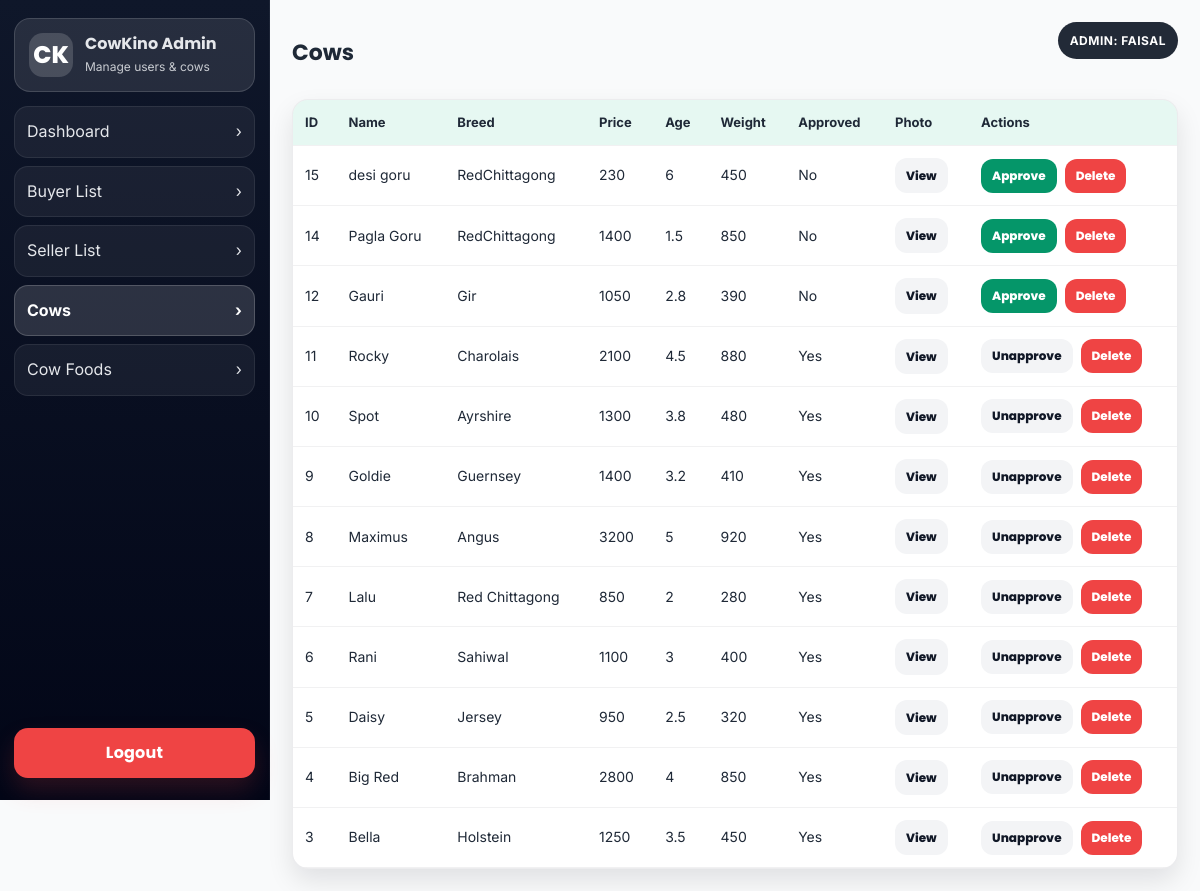
/admin/cows.php (signed in), run on the app's committed database.
### tables this page shows
CREATE TABLE `cows` (
  `name` varchar(20) NOT NULL,
  `id` int(11) NOT NULL,
  `price` int(20) NOT NULL,
  `breed` varchar(20) NOT NULL,
  `age` float NOT NULL,
  `weight` int(5) NOT NULL,
  `photo_url` varchar(150) NOT NULL,
  `description` varchar(500) NOT NULL,
  `is_approved` tinyint(1) NOT NULL DEFAULT 0
);

### model/admin.php (called while the page is built, shortened)
<?php
require_once __DIR__ . '/DataBase.php';
function AdminGetCows()
{
    global $conn;
    $result = mysqli_query($conn, "SELECT * FROM cows ORDER BY id DESC");
    $cows = [];
    while ($row = mysqli_fetch_assoc($result)) {
        $cows[] = $row;
    }
    return $cows;
}

### admin/cows.php (the view, shortened to what this page needs)
<?php
require_once '../model/admin.php';
$cows = AdminGetCows();
?>
<?php include 'layout/header.php'; ?>
<div class="app">
  <?php include 'layout/sidebar.php'; ?>
  <div class="main">
    <div class="topbar">
      <h1>Cows</h1>
      <div class="badge">Admin: <?= htmlspecialchars($_SESSION['user_name']) ?></div>
    </div>
    <div class="table-wrap">
      <table>
        <thead>
          <tr>
            <th>ID</th>
            <th>Name</th>
            <th>Breed</th>
            <th>Price</th>
            <th>Age</th>
            <th>Weight</th>
            <th>Approved</th>
            <th>Photo</th>
            <th>Actions</th>
          </tr>
        </thead>
        <tbody>
        <?php foreach ($cows as $c): ?>
          <tr>
            <td><?= (int)$c['id'] ?></td>
            <td><?= htmlspecialchars($c['name']) ?></td>
            <td><?= htmlspecialchars($c['breed']) ?></td>
            <td><?= htmlspecialchars((string)$c['price']) ?></td>
            <td><?= htmlspecialchars((string)$c['age']) ?></td>
            <td><?= htmlspecialchars((string)$c['weight']) ?></td>
            <td><?= ((int)$c['is_approved'] === 1) ? 'Yes' : 'No' ?></td>
            <td>
              <?php if (!empty($c['photo_url'])): ?>
                <a class="btn btn-ghost" target="_blank" href="../upload/<?= htmlspecialchars($c['photo_url']) ?>">View</a>
              <?php endif; ?>
            </td>
            <td>
              <div class="actions">
                <?php if ((int)$c['is_approved'] === 1): ?>
                  <form method="POST" style="margin:0;">
                    <button class="btn btn-ghost" type="submit">Unapprove</button>
                  </form>
                <?php else: ?>
                  <form method="POST" style="margin:0;">
                    <button class="btn btn-primary" type="submit">Approve</button>
                  </form>
                <?php endif; ?>
                <form method="POST" style="margin:0;" onsubmit="return confirm('Delete this cow listing?');">
                  <button class="btn btn-danger" type="submit">Delete</button>
                </form>
              </div>
            </td>
          </tr>
        <?php endforeach; ?>
        </tbody>
      </table>
    </div>
  </div>
</div>
<?php include 'layout/footer.php'; ?>

### Asset/style/style.css (style rules this page uses)
:root { --primary: #10B981; --primary-dark: #059669; --secondary: #1F2937; --accent: #F59E0B; --light-bg: #F9FAFB; --white: #FFFFFF; --text-gray: #6B7280; --container-width: 1200px; --radius: 12px; --shadow-sm: 0 1px 3px rgba(0,0,0,0.1); --shadow-md: 0 4px 6px -1px rgba(0,0,0,0.1), 0 2px 4px -1px rgba(0,0,0,0.06); --shadow-hover: 0 10px 15px -3px rgba(0,0,0,0.1), 0 4px 6px -2px rgba(0,0,0,0.05); }
* { margin: 0; padding: 0; box-sizing: border-box; }
body { font-family: 'Inter', sans-serif; color: var(--secondary); line-height: 1.6; background-color: var(--light-bg); overflow-x: hidden; }
a { text-decoration: none; color: inherit; transition: 0.3s; }
.btn { padding: 0.6rem 1.25rem; border-radius: 50px; font-weight: 600; cursor: pointer; border: none; font-size: 0.95rem; display: inline-flex; align-items: center; gap: 0.5rem; }
.btn-primary { background: var(--primary); color: white; }
.badge { background: var(--accent); color: var(--secondary); padding: 0.3rem 0.8rem; border-radius: 4px; font-weight: 700; font-size: 0.8rem; text-transform: uppercase; letter-spacing: 0.5px; display: inline-block; margin-bottom: 1.5rem; }
* { word-wrap: break-word; }
button, .btn, a.btn, input[type="submit"] { touch-action: manipulation; }

### admin/assets/admin.css (style rules this page uses)
:root { --ck-primary: var(--primary, #10B981); --ck-primary-dark: var(--primary-dark, #059669); --ck-bg: var(--light-bg, #F9FAFB); --ck-text: var(--secondary, #1F2937); --ck-muted: var(--text-gray, #6B7280); --ck-white: var(--white, #FFFFFF); --ck-radius: var(--radius, 12px); --ck-shadow: var(--shadow-md, 0 4px 6px -1px rgba(0,0,0,0.1), 0 2px 4px -1px rgba(0,0,0,0.06)); --ck-admin-bg: #0b1220; --ck-admin-card: #ffffff; --ck-admin-border: rgba(17,24,39,.08); --ck-admin-sidebar: linear-gradient(180deg, #0f172a, #020617); --ck-admin-sidebarText: #e5e7eb; --ck-admin-sidebarHover: rgba(255,255,255,.12); --ck-admin-shadow: 0 12px 26px rgba(2,6,23,.10); }
* { box-sizing:border-box; }
body { margin:0; font-family:'Inter', system-ui, -apple-system, Segoe UI, Roboto, Arial, sans-serif; background: var(--ck-bg); color: var(--ck-text); }
a { text-decoration:none; color:inherit; }
.app { display:flex; min-height:100vh; }
.main { flex:1; padding: 22px; }
.topbar { display:flex; justify-content:space-between; align-items:center; margin-bottom: 16px; }
.topbar h1 { margin:0; font-size: 22px; font-family: 'Poppins','Inter',sans-serif; }
.badge { background: rgba(17,24,39,.92); color:#fff; padding: 9px 12px; border-radius: 999px; font-size: 12px; }
.table-wrap { margin-top: 14px; background: var(--ck-admin-card); border-radius: 16px; overflow:hidden; border: 1px solid var(--ck-admin-border); box-shadow: var(--ck-admin-shadow); }
table { width:100%; border-collapse:collapse; }
th, td { padding: 12px 12px; border-bottom: 1px solid rgba(17,24,39,.06); text-align:left; font-size: 14px; }
th { background: rgba(16,185,129,.10); font-size: 13px; color: var(--ck-text); font-weight: 700; }
tbody tr { transition: transform .15s ease, background .2s ease; }
.btn { transition: transform .15s ease, filter .2s ease, box-shadow .2s ease; }
.actions { display:flex; gap: 8px; align-items:center; flex-wrap:wrap; }
.btn { border:0; cursor:pointer; padding: 8px 11px; border-radius: 12px; font-weight: 800; font-size: 12px; font-family: 'Poppins','Inter',sans-serif; }
.btn-primary { background: var(--ck-primary-dark); color:#fff; }
.btn-danger { background: #ef4444; color:#fff; }
.btn-ghost { background: #f3f4f6; color: #111827; }
.btn, .logout-btn { transition: transform .15s ease, box-shadow .2s ease, filter .2s ease; }
.table-wrap table tbody tr { transition: transform .15s ease, background .2s ease; }

### data on the page
cows: id "15", name "desi goru", breed "RedChittagong", price "230", age "6", weight "450", is_approved "No"
cows: id "14", name "Pagla Goru", breed "RedChittagong", price "1400", age "1.5", weight "850", is_approved "No"
cows: id "12", name "Gauri", breed "Gir", price "1050", age "2.8", weight "390", is_approved "No"
cows: id "11", name "Rocky", breed "Charolais", price "2100", age "4.5", weight "880", is_approved "Yes"
cows: id "10", name "Spot", breed "Ayrshire", price "1300", age "3.8", weight "480", is_approved "Yes"
cows: id "9", name "Goldie", breed "Guernsey", price "1400", age "3.2", weight "410", is_approved "Yes"
cows: id "8", name "Maximus", breed "Angus", price "3200", age "5", weight "920", is_approved "Yes"
cows: id "7", name "Lalu", breed "Red Chittagong", price "850", age "2", weight "280", is_approved "Yes"
cows: id "6", name "Rani", breed "Sahiwal", price "1100", age "3", weight "400", is_approved "Yes"
cows: id "5", name "Daisy", breed "Jersey", price "950", age "2.5", weight "320", is_approved "Yes"
cows: id "4", name "Big Red", breed "Brahman", price "2800", age "4", weight "850", is_approved "Yes"
cows: id "3", name "Bella", breed "Holstein", price "1250", age "3.5", weight "450", is_approved "Yes"

### other printed values
$_SESSION['user_name'] "FAISAL"
